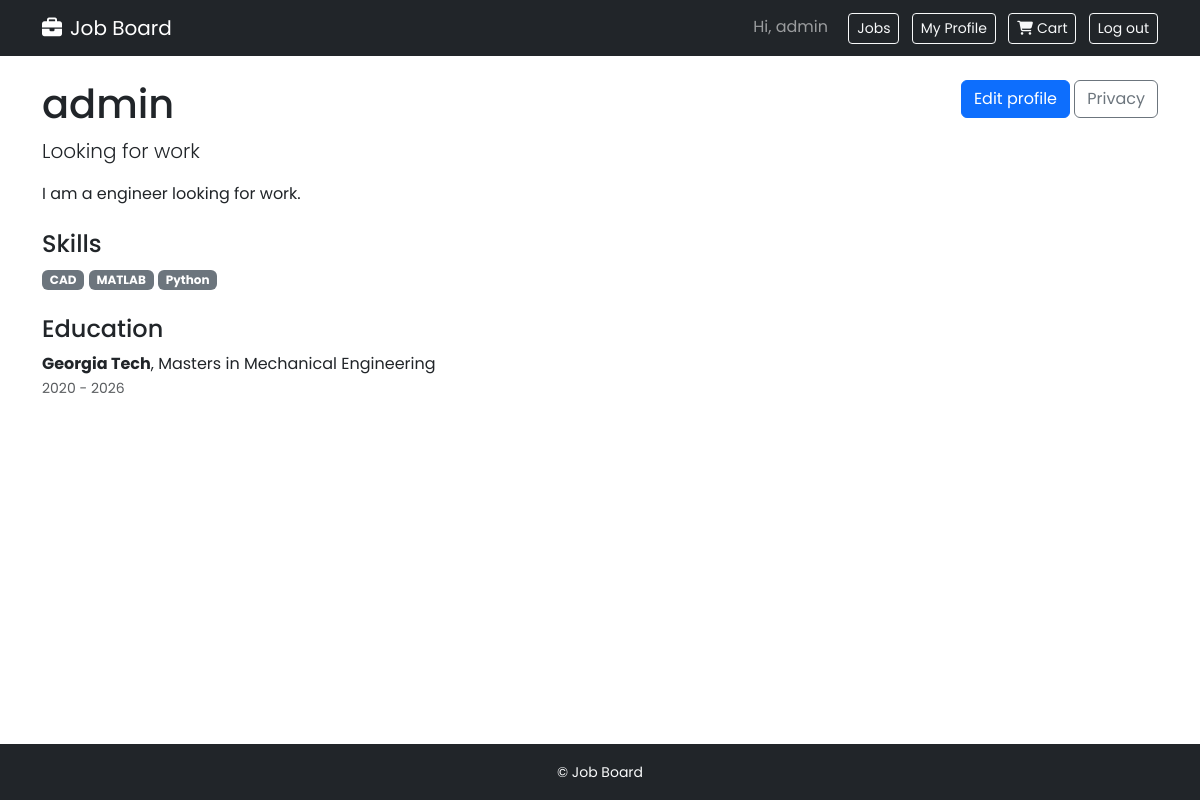
The page /profiles/ (signed in) on the database its author committed.
### profiles/models.py (models this page shows, shortened)
class Profile(models.Model):
    user = models.OneToOneField(User, on_delete=models.CASCADE)
    headline = models.CharField(max_length=160, blank=True)
    summary = models.TextField(blank=True)
    skills = models.ManyToManyField(Skill, blank=True)

class Skill(models.Model):
    name = models.CharField(max_length=50, unique=True)

class Education(models.Model):
    profile = models.ForeignKey(Profile, on_delete=models.CASCADE, related_name='education')
    school = models.CharField(max_length=200)
    degree = models.CharField(max_length=100, blank=True)
    field_of_study = models.CharField(max_length=100, blank=True)
    start_year = models.PositiveSmallIntegerField(null=True, blank=True)
    end_year = models.PositiveSmallIntegerField(null=True, blank=True)

### profiles/views.py (the view)
# urls.py: path('', views.index, name='cart.index'),
@job_seeker_required
def index(request):
    profile, created = Profile.objects.get_or_create(user=request.user)
    template_data = {}
    template_data['title'] = 'My Profile'
    template_data['profile'] = profile
    return render(request, 'profiles/index.html', {'template_data': template_data})

### accounts/permissions.py (called while the page is built)
def is_recruiter(user):
    return (user.is_authenticated and
            UserRole.objects.filter(user=user, role=UserRole.RECRUITER).exists())

def job_seeker_required(view):
    @login_required
    @wraps(view)
    def wrapper(request, *args, **kwargs):
        if is_recruiter(request.user):
            return redirect('home.index')
        return view(request, *args, **kwargs)
    return wrapper

### profiles/templates/profiles/index.html (shortened to what this page needs)
{% extends "base.html" %}
{% block content %}
{% with profile=template_data.profile %}
<div class="d-flex justify-content-between align-items-start">
  <div>
    <h1>{{ profile.user.get_full_name|default:profile.user.username }}</h1>
    <p class="lead">{{ profile.headline|default:"No headline yet" }}</p>
  </div>
  <div>
    <a href="{% url 'profiles.edit' %}" class="btn btn-primary">Edit profile</a>
    <a href="{% url 'profiles.privacy' %}" class="btn btn-outline-secondary">Privacy</a>
  </div>
</div>
{% if profile.summary %}<p>{{ profile.summary|linebreaksbr }}</p>{% endif %}
{% if profile.skills.all %}
  <h4 class="mt-4">Skills</h4>
  {% for skill in profile.skills.all %}
    <span class="badge bg-secondary">{{ skill.name }}</span>
  {% endfor %}
{% endif %}
{% if profile.education.all %}
  <h4 class="mt-4">Education</h4>
  {% for ed in profile.education.all %}
    <div class="mb-3">
      <strong>{{ ed.school }}</strong>{% if ed.degree %}, {{ ed.degree }}{% endif %}{% if ed.field_of_study %} in {{ ed.field_of_study }}{% endif %}<br>
      <small class="text-muted">{{ ed.start_year|default:"" }} - {{ ed.end_year|default:"" }}</small>
    </div>
  {% endfor %}
{% endif %}
{% endwith %}
{% endblock content %}

### secondproject/templates/base.html (shortened to what this page needs)
<!DOCTYPE html>
  {% load static %}
<html lang="en">
  <head>
    <link href="https://cdn.jsdelivr.net/npm/bootstrap@5.3.3/dist/css/bootstrap.min.css"
          rel="stylesheet">
    <link rel="stylesheet"
          href="https://cdnjs.cloudflare.com/ajax/libs/font-awesome/6.1.1/css/all.min.css">
    <link rel="stylesheet" href="{% static 'css/style.css' %}">
  </head>
  <body class="d-flex flex-column min-vh-100">
    <nav class="navbar navbar-expand-lg navbar-dark bg-dark">
      <div class="container">
        <a class="navbar-brand" href="{% url 'home.index' %}">
          <i class="fa-solid fa-briefcase me-2"></i>Job Board
        </a>
         <div class="ms-auto">
          {% if user.is_authenticated %}
            <span class="navbar-text me-3">Hi, {{ user.username }}</span>
            {% if user.role.role != 'recruiter' %}
            <a class="btn btn-outline-light btn-sm me-2" href="{% url 'jobs.index' %}">Jobs</a>
            <a class="btn btn-outline-light btn-sm me-2" href="{% url 'profiles.index' %}">My Profile</a>
            <a class="btn btn-outline-light btn-sm me-2" href="{% url 'cart.index' %}">
              <i class="fas fa-shopping-cart me-1"></i>Cart</a>
            {% endif %}
            <a class="btn btn-outline-light btn-sm" href="{% url 'accounts.logout' %}">Log out</a>
          {% else %}
            <a class="btn btn-outline-light btn-sm me-2" href="{% url 'accounts.login' %}">Log in</a>
            <a class="btn btn-light btn-sm" href="{% url 'accounts.signup' %}">Sign up</a>
          {% endif %}
        </div>
      </div>
    </nav>
    <div class="container flex-grow-1 py-4">
      {% block content %}
      {% endblock content %}
    </div>
    <footer class="bg-dark text-light text-center py-3">
      <small>&copy; Job Board</small>
    </footer>
  </body>
</html>

### secondproject/templates/base.html (style rules this page uses)
body { font-family: 'Poppins', sans-serif; }

### rows shown on the page
Profile: user.get_full_name "admin", headline "Looking for work", summary "I am a engineer looking for work."
Skill: name "CAD"
Skill: name "MATLAB"
Skill: name "Python"
Education: school "Georgia Tech", degree "Masters", field_of_study "Mechanical Engineering", start_year "2020", end_year "2026"

### other values the page prints
{{ user.username }} "admin"
